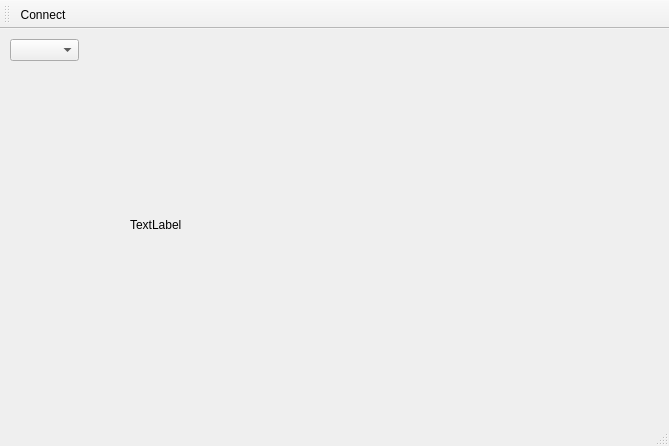
<?xml version="1.0" encoding="UTF-8"?>
<ui version="4.0">
 <class>MainWindow</class>
 <widget class="QMainWindow" name="MainWindow">
  <property name="geometry">
   <rect>
    <x>0</x>
    <y>0</y>
    <width>669</width>
    <height>446</height>
   </rect>
  </property>
  <property name="windowTitle">
   <string>MainWindow</string>
  </property>
  <widget class="QWidget" name="centralWidget">
   <widget class="QComboBox" name="comboBox">
    <property name="geometry">
     <rect>
      <x>10</x>
      <y>10</y>
      <width>69</width>
      <height>22</height>
     </rect>
    </property>
   </widget>
   <widget class="QLabel" name="label">
    <property name="geometry">
     <rect>
      <x>130</x>
      <y>20</y>
      <width>311</width>
      <height>351</height>
     </rect>
    </property>
    <property name="text">
     <string>TextLabel</string>
    </property>
   </widget>
  </widget>
  <widget class="QMenuBar" name="menuBar">
   <property name="geometry">
    <rect>
     <x>0</x>
     <y>0</y>
     <width>669</width>
     <height>21</height>
    </rect>
   </property>
  </widget>
  <widget class="QToolBar" name="mainToolBar">
   <attribute name="toolBarArea">
    <enum>TopToolBarArea</enum>
   </attribute>
   <attribute name="toolBarBreak">
    <bool>false</bool>
   </attribute>
   <addaction name="actionConnect"/>
  </widget>
  <widget class="QStatusBar" name="statusBar"/>
  <action name="actionConnect">
   <property name="checkable">
    <bool>true</bool>
   </property>
   <property name="text">
    <string>Connect</string>
   </property>
  </action>
 </widget>
 <layoutdefault spacing="6" margin="11"/>
 <resources/>
 <connections/>
</ui>
